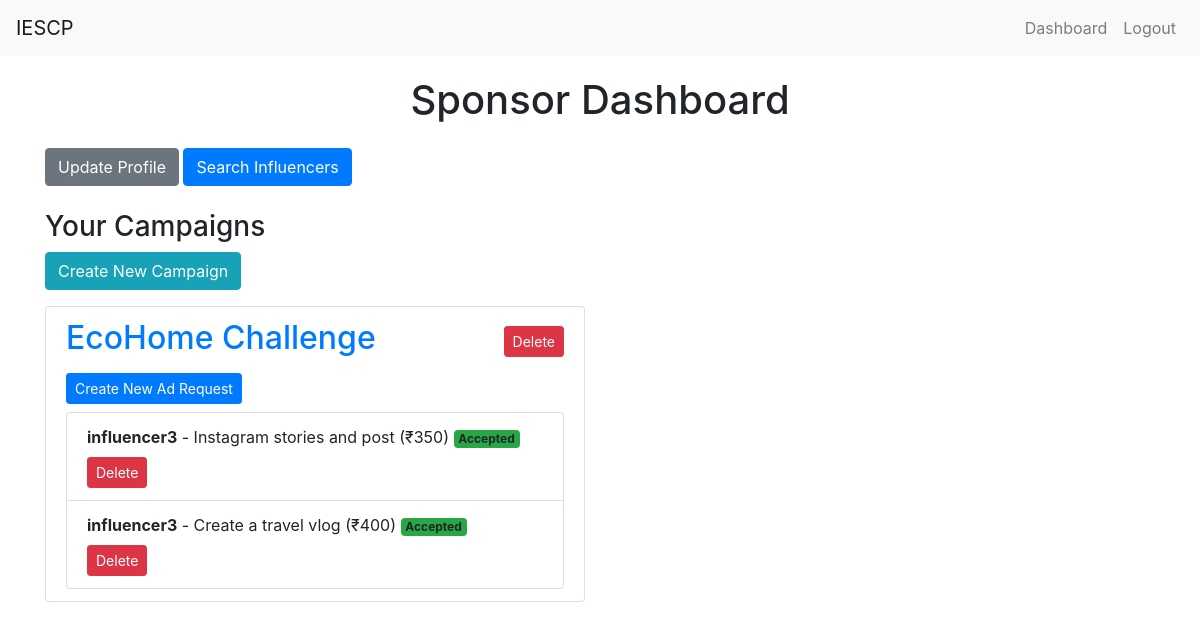
The app's page /sponsor_dashboard (signed in) with its own data.
### app.py (models this page shows, shortened)
class Campaign(db.Model):
    id = db.Column(db.Integer, primary_key=True)
    name = db.Column(db.String(100), nullable=False)
    description = db.Column(db.String(200))
    start_date = db.Column(db.DateTime, default=db.func.current_timestamp())
    end_date = db.Column(db.DateTime)
    niche = db.Column(db.String(100))
    budget = db.Column(db.Float, nullable=False)
    owner_id = db.Column(db.Integer, db.ForeignKey('user.id', ondelete='CASCADE'), nullable=False)
    visibility = db.Column(db.String(10))  # 'public' or 'private'
    flagged = db.Column(db.Boolean, default=False)
    ad_requests = db.relationship('AdRequest', backref='campaign', lazy=True, cascade='all, delete-orphan')

class AdRequest(db.Model):
    id = db.Column(db.Integer, primary_key=True)
    campaign_id = db.Column(db.Integer, db.ForeignKey('campaign.id', ondelete='CASCADE'), nullable=False)
    influencer_id = db.Column(db.Integer, db.ForeignKey('user.id', ondelete='CASCADE'), nullable=False)
    name = db.Column(db.String(100), nullable=False)
    requirements = db.Column(db.Text)
    payment_amount = db.Column(db.Integer)
    negotiation_comment = db.Column(db.Text, nullable=True)
    status = db.Column(db.String(20), nullable=False, default='Requested')
    flagged = db.Column(db.Boolean, default=False)

class User(UserMixin, db.Model):
    id = db.Column(db.Integer, primary_key=True)
    username = db.Column(db.String(50), unique=True, nullable=False)
    email = db.Column(db.String(120), unique=True, nullable=False)
    password = db.Column(db.String(200), nullable=False)
    role = db.Column(db.String(20), nullable=False)  # 'admin', 'sponsor', 'influencer'
    flagged = db.Column(db.Boolean, default=False)  # Flag for inappropriate users
    campaigns = db.relationship('Campaign', backref='owner', lazy=True, cascade='all, delete-orphan')
    ad_requests = db.relationship('AdRequest', backref='influencer', lazy=True, cascade='all, delete-orphan')
    company_name = db.Column(db.String(100))
    industry = db.Column(db.String(100))
    budget = db.Column(db.Integer)
    category = db.Column(db.String(100)) # Health, Gaming, etc.
    niche = db.Column(db.String(100))
    followers = db.Column(db.Integer)
    platform = db.Column(db.String(10))

### app.py (the view)
@app.route('/sponsor_dashboard')
@login_required
def sponsor_dashboard():
    if current_user.role != 'sponsor':
        flash('Access unauthorized!', 'danger')
        return redirect(url_for('index'))
    campaigns = Campaign.query.filter_by(owner_id=current_user.id).all()
    ad_requests = AdRequest.query.join(Campaign).filter(Campaign.owner_id == current_user.id).all()
    return render_template('sponsor_dashboard.html', campaigns=campaigns, ad_requests=ad_requests)

### app.py (called while the page is built)
@login_manager.user_loader
def load_user(user_id):
    return User.query.get(int(user_id))

### templates/sponsor_dashboard.html (shortened to what this page needs)
{% extends "layout.html" %}
{% block content %}
<h1 class="text-center mb-4">Sponsor Dashboard</h1>
<a href="{{ url_for('profile') }}" class="btn btn-secondary">Update Profile</a>
<a href="{{ url_for('search_influencers') }}" class="btn btn-primary">Search Influencers</a>
<br>
<br>
<div class="row">
    <div class="col-md-6">
        <h3>Your Campaigns</h3>
        <a href="{{ url_for('create_campaign') }}" class="btn btn-info mb-3">Create New Campaign</a>
        <ul class="list-group">
            {% for campaign in campaigns %}
            <li class="list-group-item">
                <div class="d-flex justify-content-between align-items-center">
                    <a href="{{ url_for('update_campaign', campaign_id=campaign.id) }}"><h2>{{ campaign.name }}</h2></a>
                    <form method="POST" action="{{ url_for('delete_campaign', campaign_id=campaign.id) }}" class="d-inline">
                        <button type="submit" class="btn btn-danger btn-sm">Delete</button>
                    </form>
                </div>
                <a href="{{ url_for('create_ad_request') }}" class="btn btn-primary btn-sm mt-2 mb-2">Create New Ad Request</a>
                <ul class="list-group">
                    {% for ad_request in campaign.ad_requests %}
                    <li class="list-group-item">
                        <strong>{{ ad_request.influencer.username }}</strong> - {{ ad_request.name }} (&#x20b9;{{ ad_request.payment_amount }})
                        <span class="badge {% if ad_request.status == 'Accepted' %}bg-success{% elif ad_request.status == 'Rejected' %}bg-danger{% elif ad_request.status == 'Requested' %}bg-light{% elif ad_request.status == 'Negotiated' %}bg-warning text-dark{% endif %}">
                            {{ ad_request.status }}
                        </span>
                        <div class="mt-2">
                            <form method="POST" action="{{ url_for('delete_ad_request', ad_request_id=ad_request.id) }}" class="d-inline">
                                <button type="submit" class="btn btn-danger btn-sm">Delete</button>
                            </form>
                        </div>
                    </li>
                    {% else %}
                    <li class="list-group-item">No ad requests found.</li>
                    {% endfor %}
                </ul>
            </li>
            {% else %}
            <li class="list-group-item">No campaigns found.</li>
            {% endfor %}
        </ul>
    </div>
</div>
{% endblock %}

### records on screen
Campaign: name "EcoHome Challenge"
AdRequest: influencer.username "influencer3", name "Instagram stories and post", payment_amount "350", status "Accepted"
AdRequest: influencer.username "influencer3", name "Create a travel vlog", payment_amount "400", status "Accepted"
